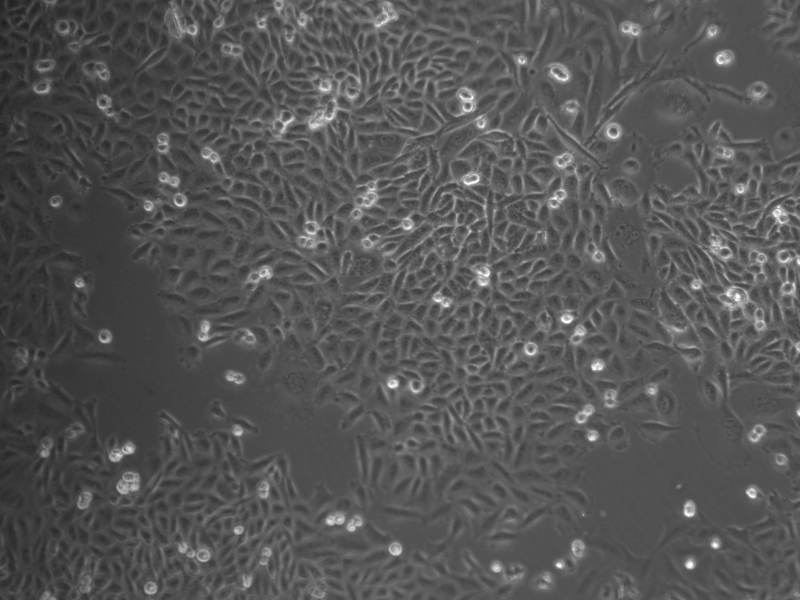
%> input picture Medical Imaging/Project/Confluent.tif, 800 x 600 px
$ octave Investigation_Filtration.m   (GNU Octave 9; MATLAB toolbox functions it lacks are replaced by stand-ins)
%> lines starting %> are read from the running program, lines starting %| are printed output that depends on the picture
%% BME 4783 - Medical Imaging Modalities
%
%  Investigate Effects of Filtering Techniques on Intesity Histograms.
%
%  Daniel Amante, Jarel Cohen, Robert MacGregor, Ashutosh Priyadarshy
%  University of Virginia
%  Spring 2011

clear all
close all

%%% File loading
% Load an Image into a matrix I.
sample = imread('confluent.tif');
%> sample is the input picture: size 600x800 uint8; min 32, max 255, mean 85.4
%sample = imread(filename);
originalSample = sample;

% Convert the Image to grayscale.
%sample = rgb2gray(sample);

%%% Conditioning parameters.
% Pixel Neighborhood Size for median filter.
nhood = [4 4];    % Note: change each iteration?
% No. times we will median and adaptive histogram filter succesively.
filterCycles = 4;
% Binary thresholding of the grayscale image.
gray2bin = 190;

I = [];
color = ['bgrcmyk'];

% Perform the medfilt2 filtration filterCycles times.
for cycle = 1:filterCycles

    % Apply Median Filtration pixel-wise in a n'hood of dim nhood.
    medFiltLast = adapthisteq(sample);

    % Set the twice filtered image to be equal to the sample.
    sample = medFiltLast;

    % Calculate the intensity histogram.
    I = [I, imhist(sample)];

    % Display the intensity histogram.
    figure(1)
    subplot(filterCycles/2, 2, cycle);
    hold on
    plot(I(:,cycle),color(cycle))
    title('Intensity Histogram')
    text(20,20000,strcat('\color{black}Iteration:',num2str(cycle)))

    % Display the Image
    figure(2)
    subplot(filterCycles/2, 2, cycle);
    hold on
    imshow(sample)
    title('Histogram Equalization')
    text(20,20,strcat('\color{yellow}Iteration:',num2str(cycle)))

end
%> this loop made 4 passes
%> pass 1, `medFiltLast = adapthisteq(sample);`:
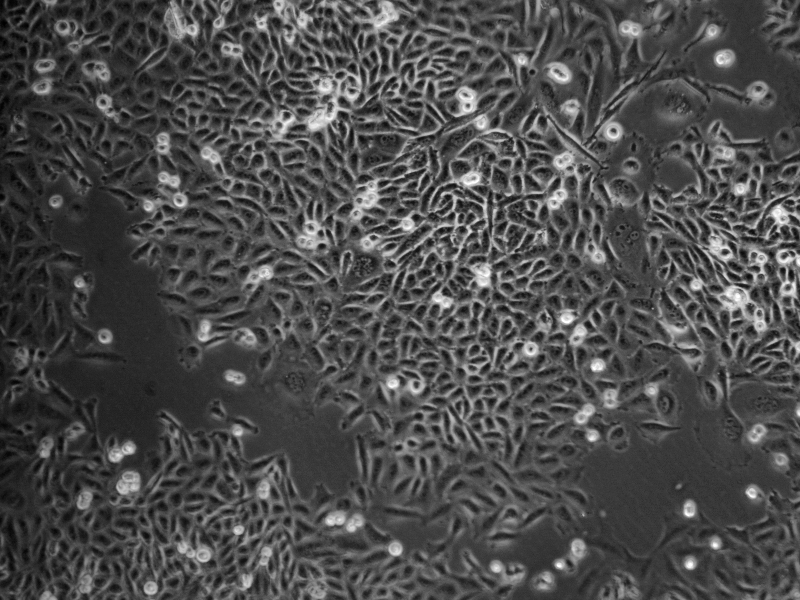
%> medFiltLast: size 600x800 uint8; min 0, max 255, mean 75.6
%> pass 2, `medFiltLast = adapthisteq(sample);`:
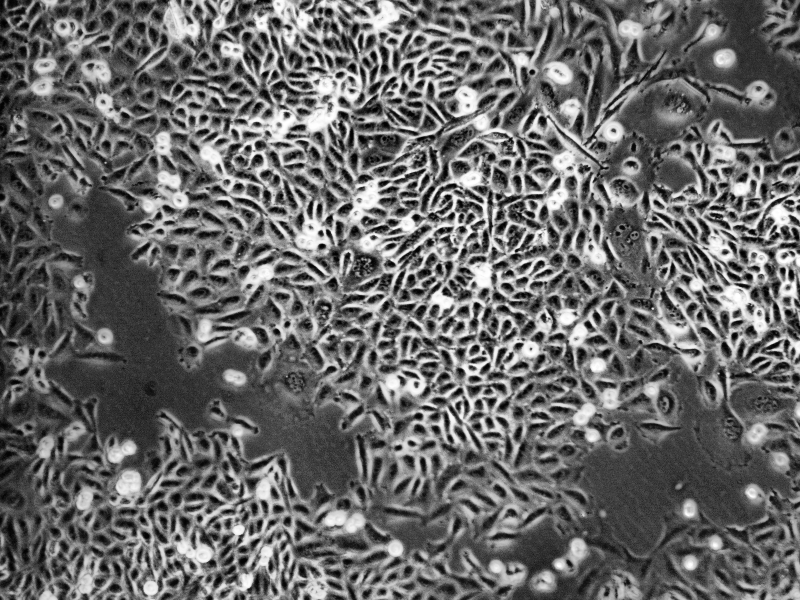
%> medFiltLast: size 600x800 uint8; min 0, max 255, mean 105.2
%> pass 3, `medFiltLast = adapthisteq(sample);`:
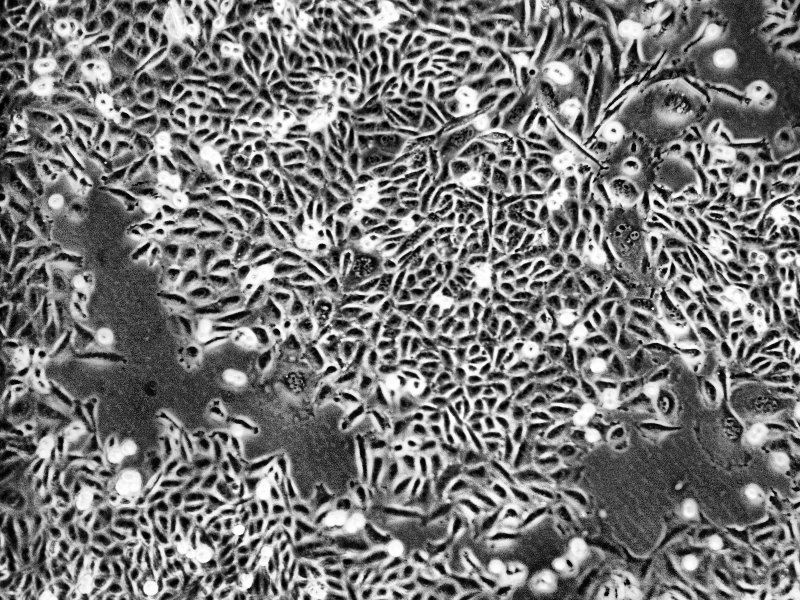
%> medFiltLast: size 600x800 uint8; min 0, max 255, mean 119.8
%> after the loop, I = 256 rows, first 8: [4 58 175 192; 8 258 1115 1736; 3 393 1251 1727; 17 448 1415 1653; 11 648 1483 1722; 21 815 1457 1943; 82 753 1573 1555; 20 906 1494 1825]
%> after the loop:
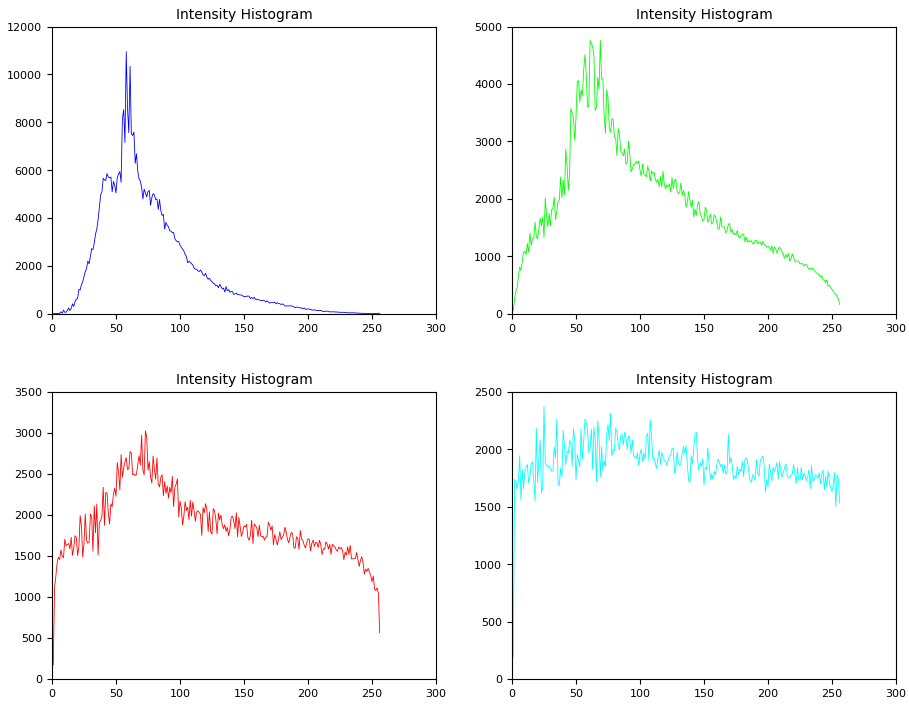
%> figure redrawn from the program's plot data, 4 panels; panel 1: curve peaks at x = 58, y = 10953; panel 2: curve peaks at x = 61, y = 4760; panel 3: curve peaks at x = 73, y = 3024; panel 4: curve peaks at x = 25, y = 2373
%> after the loop:
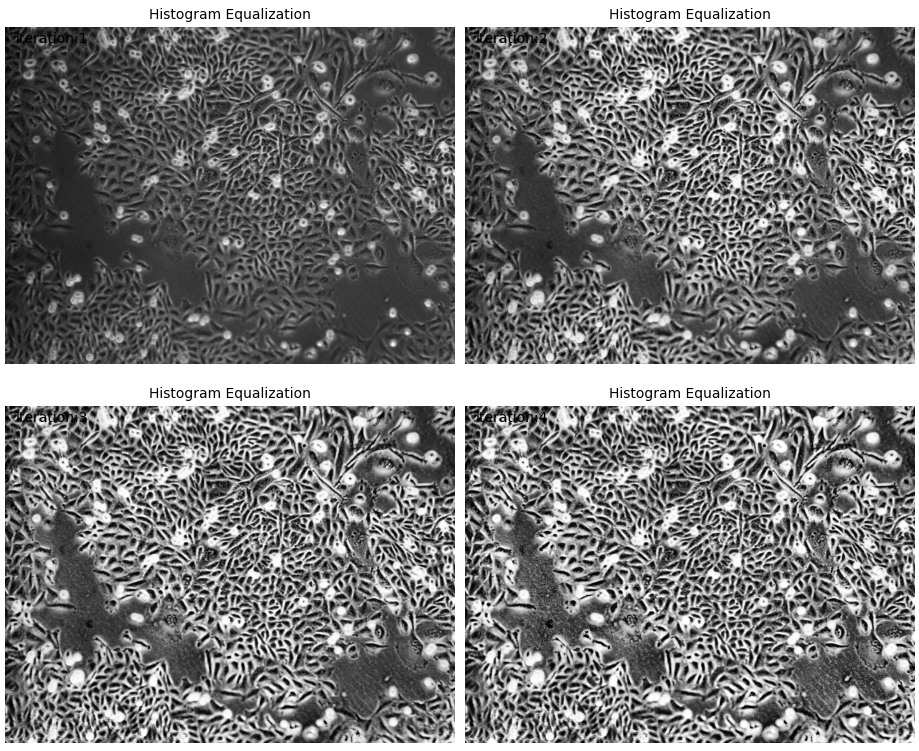
%> figure redrawn from the program's plot data, 4 panels
